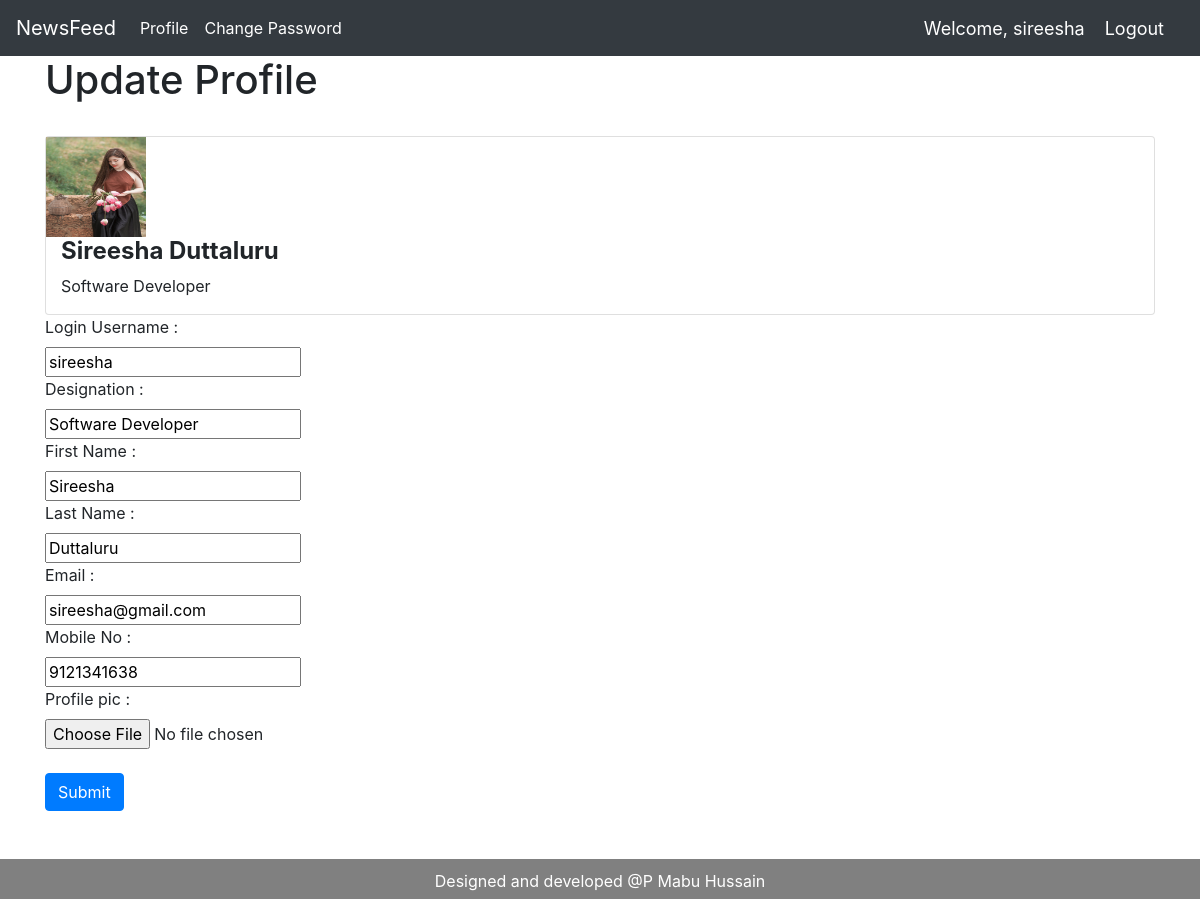
The app's page /profile/4 (signed in) with its own data.
### loginApp/models.py (models this page shows)
class CustomUser(AbstractUser):
    designation = models.CharField(max_length=500, blank=True, null =True)
    mobileno = models.CharField(max_length=30, blank=True, null =True)
    profile_pic = models.ImageField(default='img_avatar.png', blank=True)

### loginApp/views.py (the view, shortened to what this page needs)
# urls.py: path('profile/<int:pk>', views.profile, name="profile"),
@login_required(login_url='login')
def profile(request, pk):
    user = CustomUser.objects.get(id=pk)
    context = {'user':user}
    return render(request, 'loginApp/profile.html', context)

### templates/loginApp/profile.html
{%extends 'loginApp/base.html'%}
{%load static%}
{% block content %}
<div class="container">
  <h1>Update Profile</h1><br>
  <div class="card">
  <img src="{{user.profile_pic.url}}" alt="Avatar" style="width:100px; height:100px;">
  <div class="container">
    <h4><b>{{user.first_name}} {{user.last_name}}</b></h4>
    <p>{{user.designation}}</p>
  </div>
</div>
  <form  method="post" enctype="multipart/form-data"> {%csrf_token%}
  <label for="username">Login Username : </label><br>
  <input id='username' type="text" name="username" value="{{user.username}}" readonly>  <br>
  <label for="designation">Designation : </label><br>
  <input id='designation' type="text" name="designation" value="{{user.designation}}" > <br>
  <label for="first_name">First Name : </label><br>
  <input id='first_name' type="text" name="first_name" value="{{user.first_name}}" > <br>
  <label for="lastname">Last Name : </label><br>
  <input id='last_name' type="text" name="last_name" value="{{user.last_name}}" > <br>
  <label for="email">Email : </label><br>
  <input id='email' type="email" name="email" value="{{user.email}}" > <br>
  <label for="mobileno">Mobile No : </label><br>
  <input id='mobileno' type="number" name="mobileno" value="{{user.mobileno}}" > <br>
  <label for="profile_pic">Profile pic : </label><br>
  <input id ='profile_pic' type="file" name="profile_pic" value="{{user.profile_pic.url}}">  <br><br>
  <input type="submit" name="" value="Submit" class="btn btn-primary">
  </form>
</div>
{% endblock %}

### templates/loginApp/navbar.html (shortened to what this page needs)
<nav class="navbar navbar-expand-lg navbar-dark bg-dark">
  <a class="navbar-brand" href="{%url 'login'%}">NewsFeed</a>
  <div class="collapse navbar-collapse" id="navbarNav">
      <ul class="navbar-nav">
      <li class="nav-item active">
        <a class="nav-link" href="/profile/{{request.user.id}}"> Profile  </a>
      </li>
      <ul class="navbar-nav">
      <li class="nav-item active">
        <a class="nav-link" href="/change_password/{{request.user.id}}"> Change Password</a>
      </li>
  </div>
  <span class="hello-msg">Welcome, {{request.user}}  </span>
  <span><a class="hello-msg" href="{%url 'logout'%}">Logout</a></span>
</nav>

### templates/loginApp/navbar.html (style rules this page uses)
.hello-msg { font-size: 18px; color:#fff; margin-right:20px; }

### records on screen
CustomUser: user "sireesha", profile_pic (picture), first_name "Sireesha", last_name "Duttaluru", designation "Software Developer", username "sireesha", email "sireesha@gmail.com", mobileno "9121341638"
